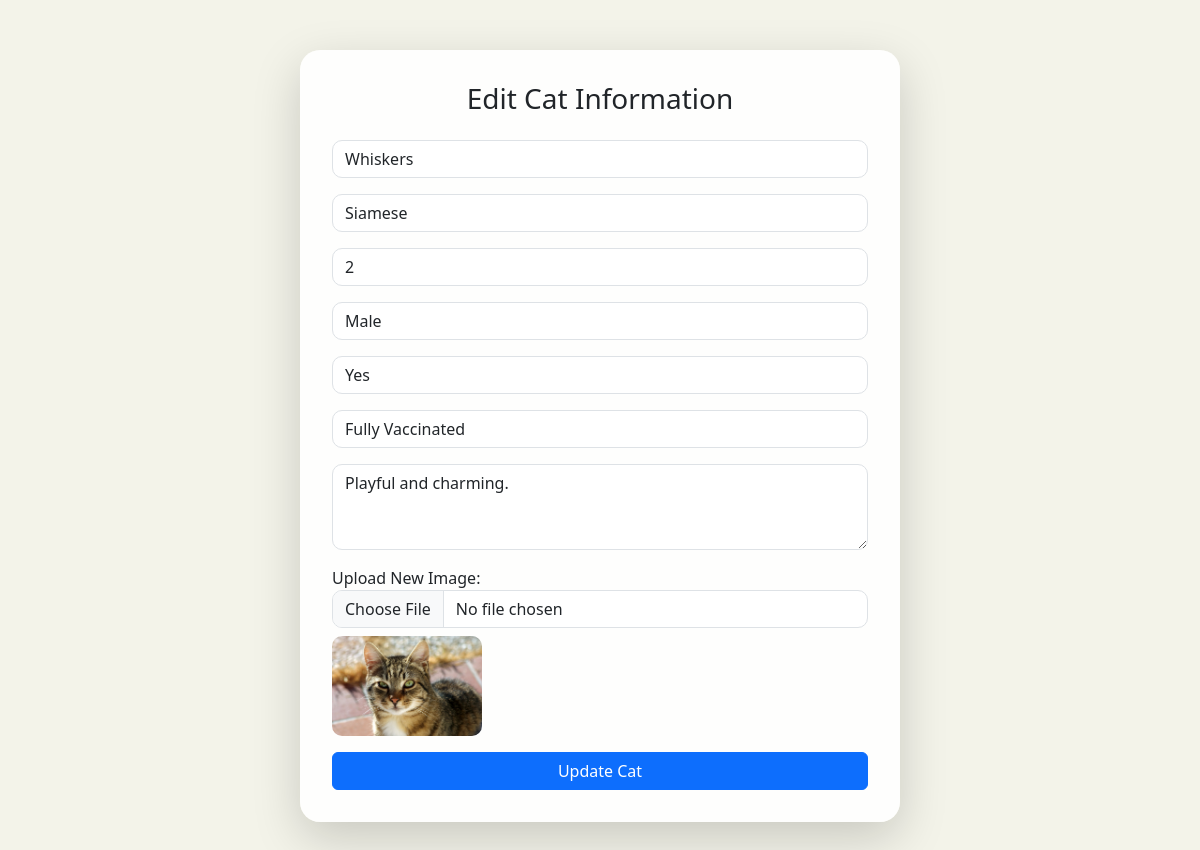
Screenshot of /admin/update_cats.php?id=22 with the database file from the repository.
### tables this page shows
CREATE TABLE `cats` (
  `id` int(11) NOT NULL,
  `name` varchar(100) NOT NULL,
  `breed` varchar(100) DEFAULT NULL,
  `age` int(11) NOT NULL,
  `sex` enum('Male','Female') NOT NULL,
  `neutered` enum('Yes','No') NOT NULL,
  `vaccination` enum('Fully Vaccinated','Partially Vaccinated','Not Vaccinated') NOT NULL,
  `description` text DEFAULT NULL,
  `image` varchar(255) NOT NULL,
  `status` enum('Available','Adopted') NOT NULL DEFAULT 'Available'
);

### admin/update_cats.php (the view, shortened to what this page needs)
<?php
include("connections.php");
$cat_id = $_REQUEST["id"];
$get_record = mysqli_query($connections, "SELECT * FROM cats WHERE id='$cat_id'");
if ($row_edit = mysqli_fetch_assoc($get_record)) {
    $db_name = $row_edit["name"];
    $db_breed = $row_edit["breed"];
    $db_age = $row_edit["age"];
    $db_sex = $row_edit["sex"];
    $db_neutered = $row_edit["neutered"];
    $db_vaccination = $row_edit["vaccination"];
    $db_description = $row_edit["description"];
    $db_image = $row_edit["image"];
}
?>
<!DOCTYPE html>
<html lang="en">
<head>
    <link href="https://cdn.jsdelivr.net/npm/bootstrap@5.3.3/dist/css/bootstrap.min.css" rel="stylesheet">
</head>
<body>
<div class="blur-card shadow-lg">
    <h3 class="mb-4 text-center">Edit Cat Information</h3>
    <form method="POST" action="" enctype="multipart/form-data">
        <div class="mb-3">
            <input type="text" class="form-control" name="name" placeholder="Name" value="<?= htmlspecialchars($db_name) ?>" required>
        </div>
        <div class="mb-3">
            <input type="text" class="form-control" name="breed" placeholder="Breed" value="<?= htmlspecialchars($db_breed) ?>" required>
        </div>
        <div class="mb-3">
            <input type="number" class="form-control" name="age" placeholder="Age" value="<?= htmlspecialchars($db_age) ?>" required>
        </div>
        <div class="mb-3">
            <select class="form-control" name="sex" required>
                <option value="Male" <?= $db_sex == "Male" ? "selected" : "" ?>>Male</option>
            </select>
        </div>
        <div class="mb-3">
            <select class="form-control" name="neutered" required>
                <option value="Yes" <?= $db_neutered == "Yes" ? "selected" : "" ?>>Yes</option>
            </select>
        </div>
        <div class="mb-3">
            <select class="form-control" name="vaccination" required>
                <option value="Fully Vaccinated" <?= $db_vaccination == "Fully Vaccinated" ? "selected" : "" ?>>Fully Vaccinated</option>
            </select>
        </div>
        <div class="mb-3">
            <textarea class="form-control" name="description" rows="3" placeholder="Description" required><?= htmlspecialchars($db_description) ?></textarea>
        </div>
        <div class="mb-3">
            <label for="image">Upload New Image:</label>
            <input type="file" class="form-control" name="image" id="image">
            <?php if ($db_image): ?>
                <div class="mt-2">
                    <img src="cats/<?= htmlspecialchars($db_image) ?>" class="image-preview" alt="Current Image">
                </div>
            <?php endif; ?>
        </div>
        <button type="submit" class="btn btn-primary w-100">Update Cat</button>
    </form>
</div>
</body>
</html>

### admin/update_cats.php (style rules this page uses)
body { background: #f3f3e9; }
.blur-card { background: rgba(255, 255, 255, 0.9); border-radius: 20px; padding: 2rem; max-width: 600px; margin: 50px auto; box-shadow: 0 4px 20px rgba(0,0,0,0.1); }
.form-control { border-radius: 10px; }
.image-preview { max-width: 150px; max-height: 150px; border-radius: 10px; }

### rows the page displays
cats: name "Whiskers", breed "Siamese", age "2", sex "Male", neutered "Yes", vaccination "Fully Vaccinated", description "Playful and charming.", image (picture)
